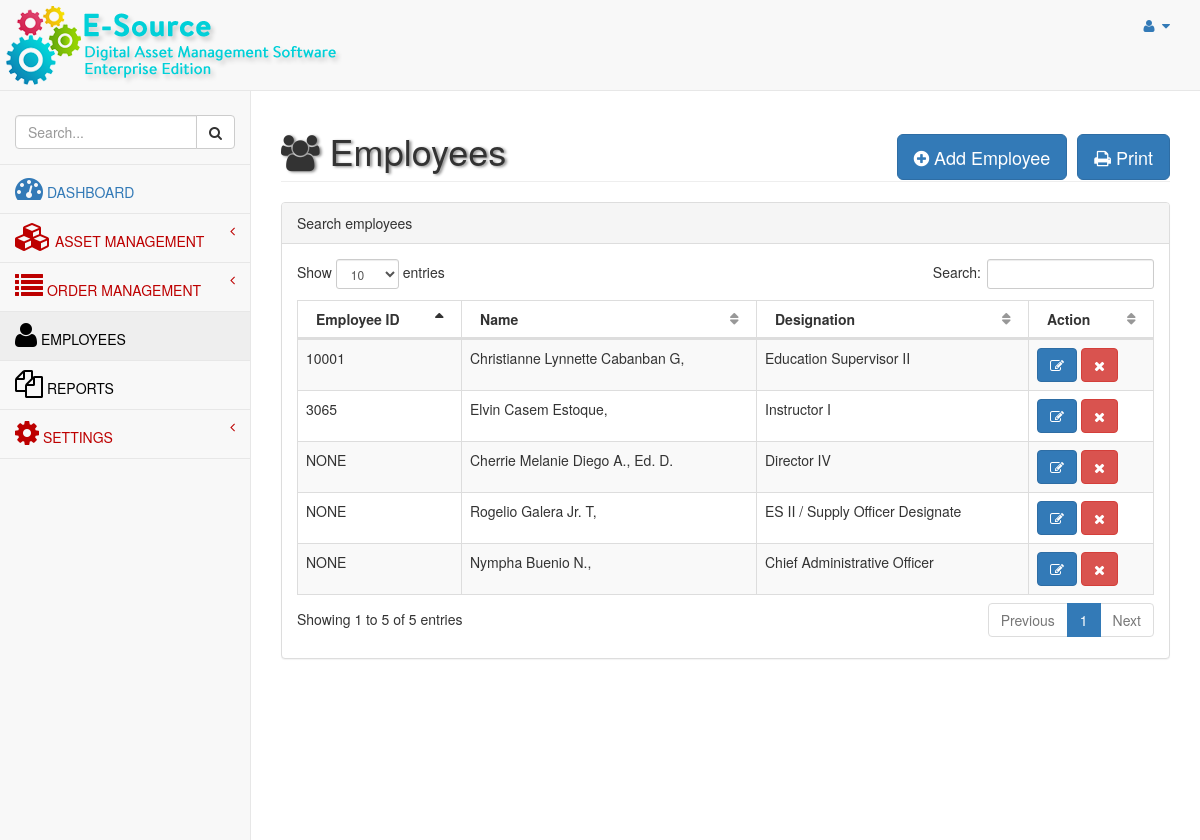
/admin/employees.php, run on the app's committed database.
### tables this page shows
CREATE TABLE `employee` (
  `eid` int(11) NOT NULL AUTO_INCREMENT,
  `empNo` varchar(10) NOT NULL DEFAULT 'NONE',
  `lname` varchar(80) NOT NULL,
  `fname` varchar(80) NOT NULL,
  `mname` varchar(80) NOT NULL,
  `ename` varbinary(100) DEFAULT NULL,
  `designation` varchar(100) NOT NULL,
  PRIMARY KEY (`eid`)
);

### admin/include/functions.php (called while the page is built, shortened)
<?php
function selectListSQL($q){
	$conn = dbConnect();
	$stmt = $conn->prepare($q);
	$stmt->execute();
	$rows = $stmt->fetchAll();
	return $rows;
}
?>

### admin/employees.php (the view, shortened to what this page needs)
<?php
include('header.php');
?>
<div id="page-wrapper">
            <div class="row">
                <div class="col-lg-12">
                    <h1 class="page-header"><i class="fa fa-users fa-1x"></i> Employees
						<div class="pull-right">
							<button id="addemployeebutton" class="btn btn-primary btn-lg" data-toggle="modal" data-target="#addEmployee">
                                <i class="fa fa-plus-circle"></i> Add Employee
                            </button>
                             <button class="btn btn-primary btn-lg" data-toggle="modal" data-target="#">
                                <i class="fa fa-print"></i> Print
                            </button>
                         </div>
					</h1>
                </div>
            </div>
            <div class="row">
				<div class="col-lg-12">
								<div class="panel panel-default">
											<div class="panel-heading">
											   Search employees
											</div>
								<div class="panel-body">
												<div class="dataTable_wrapper">
													<table class="table table-striped table-bordered table-hover" id="dataTables-example">
														<thead>
															<tr>
																<th>Employee ID</th>
																<th>Name</th>
																<th>Designation</th>
																<th>Action</th>
															</tr>
														</thead>
														<tbody>
			<?php
						include_once("include/functions.php");
						$emplist = selectListSQL("SELECT * FROM employee ORDER BY eid DESC");
						foreach ($emplist as $rows => $link) {
							$eid = $link['eid'];
							$empno = $link['empNo'];
							$lname = $link['lname'];
							$fname = $link['fname'];
							$mname = $link['mname'];
							$ename = $link['ename'];
							$designation = $link['designation'];
							echo "<tr class='odd gradeX'>";
							echo "<td>$empno</td>";
							echo "<td>$fname $lname $mname, $ename</td>";
							echo "<td>$designation</td>";
							echo "<td class='center'>
								<button class='btn btn-primary' onClick='editemployee($eid)'  data-toggle='modal' data-target='#addEmployee'><i class='fa fa-edit'></i></button>
								<button class='btn btn-danger notification' id='notification' onClick='deleteemployee($eid)'><i class='fa fa-times'></i></button>
							</td>";
							echo "</tr>";
						}
						?>
														</tbody>
													</table>
												</div>
											</div>
											</div>
											</div>
											</div>
        </div>
    </div>
<?php
include('footer.php');
?>

### data on the page
employee: empNo "10001", fname "Christianne Lynnette", lname "Cabanban", mname "G", designation "Education Supervisor II"
employee: empNo "NONE", fname "Cherrie Melanie", lname "Diego", mname "A.", ename "Ed. D.", designation "Director IV"
employee: empNo "NONE", fname "Rogelio", lname "Galera Jr.", mname "T", designation "ES II / Supply Officer Designate"
employee: empNo "NONE", fname "Nympha", lname "Buenio", mname "N.", designation "Chief Administrative Officer"
employee: empNo "3065", fname "Elvin", lname "Casem", mname "Estoque", designation "Instructor I"
